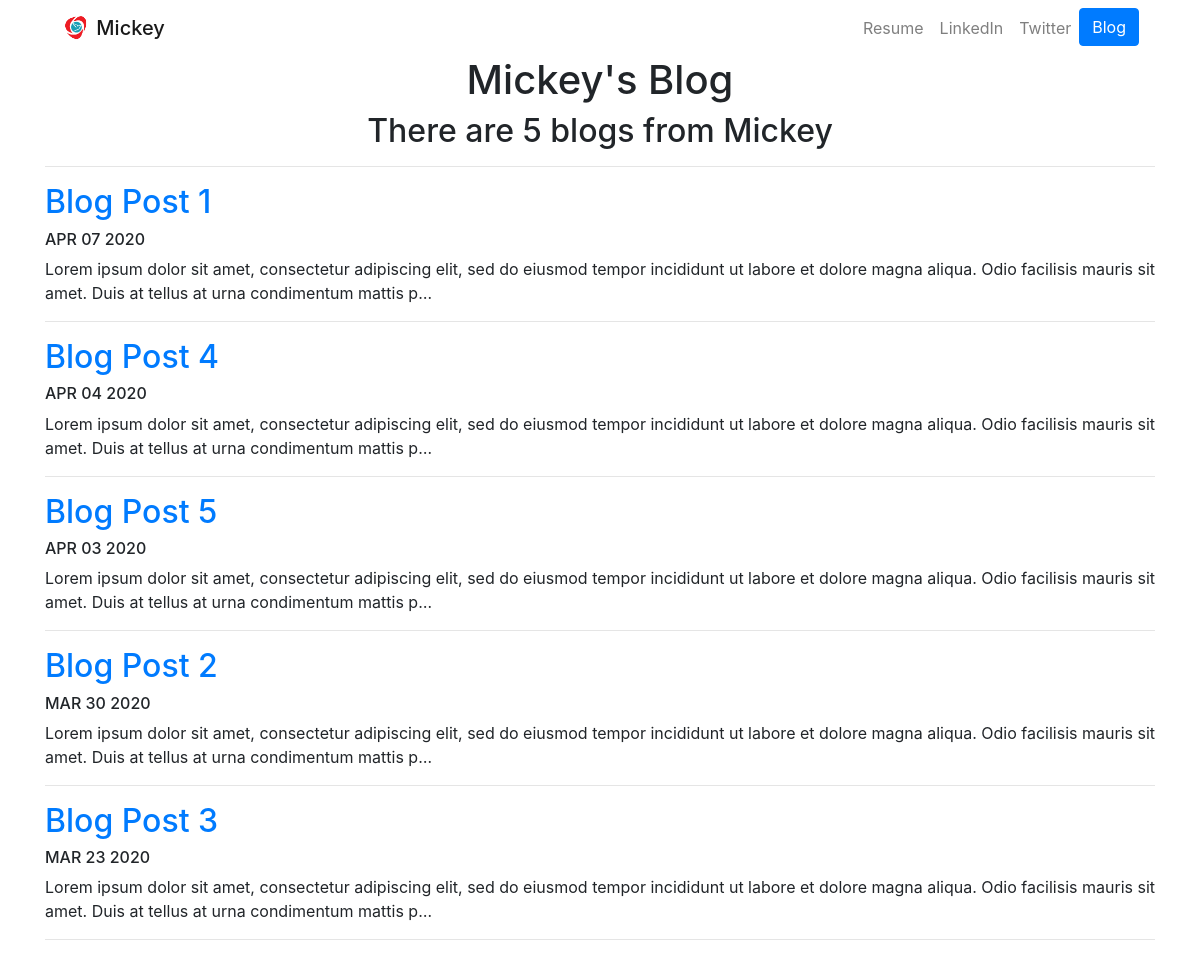
Screenshot of /blog/ with the database file from the repository.
### blog/models.py (models this page shows, shortened)
class Blog(models.Model):
    title = models.CharField(max_length=200)
    description = models.TextField()
    date = models.DateField()

### blog/views.py (the view)
# urls.py: path('',views.all_blogs,name="all_blogs"),
def all_blogs(request):
    blogs = Blog.objects.order_by('-date')
    return render(request,"blog/home.html",{'blogs':blogs})

### blog/templates/blog/home.html
{%extends "portfolio/basetemplate.html"%}
{%block content%}
<div class="text-center">
    <h1>Mickey's Blog</h1>
    <h2>There are {{blogs.count}} blog{{blogs.count|pluralize}} from Mickey</h2>
</div>
<hr>
{% for blog in blogs %}
<a href="{% url 'blog:detail' blog.id%}"><h2>{{blog.title}}</h2></a>
<h6>{{blog.date|date:'M d Y'|upper}}</h6>
<p>{{blog.description|truncatechars:200}}</p>
<hr>
{% endfor %}
{%endblock%}

### portfolio/templates/portfolio/basetemplate.html (shortened to what this page needs)
<!doctype html>
<html lang="en">
  <head>
    <link rel="stylesheet" href="https://stackpath.bootstrapcdn.com/bootstrap/4.4.1/css/bootstrap.min.css">
  </head>
<div class="container">
  <nav class="navbar navbar-expand-lg navbar-light">
  <a class="navbar-brand mb-0 h1" href="{% url 'home' %}">
    {% load static%}
    <img src="{% static 'portfolio\logo.png' %}" width="30" height="30" class="d-inline-block align-top" alt="">
    Mickey
  </a>
  <div class="collapse navbar-collapse" id="navbarCollapse">
    <ul class="navbar-nav ml-auto">
      <li class="nav-item">
        <a class="nav-link" href="{% static 'portfolio/opencv.pdf'%}">Resume <span class="sr-only">(current)</span></a>
      </li>
      <li class="nav-item">
        <a class="nav-link" href="#">LinkedIn</a>
      </li>
      <li class="nav-item">
        <a class="nav-link" href="#">Twitter</a>
      </li>
      <li class="nav-item">
        <a href="blog/"><button type="button" class="btn btn-primary">Blog</button></a>
      </li>
    </ul>
  </div>
</nav>
  {%block content%} {%endblock%}
</div>
  </body>
</html>

### rows the page displays
Blog: title "Blog Post 1", date "APR 07 2020", description "Lorem ipsum dolor sit amet, consectetur adipiscing elit, sed do eiusmod tempor incididunt ut labore et dolore magna aliqua. Odio facilisis mauris sit amet. Duis at tellus at urna condimentum mattis p…"
Blog: title "Blog Post 4", date "APR 04 2020", description "Lorem ipsum dolor sit amet, consectetur adipiscing elit, sed do eiusmod tempor incididunt ut labore et dolore magna aliqua. Odio facilisis mauris sit amet. Duis at tellus at urna condimentum mattis p…"
Blog: title "Blog Post 5", date "APR 03 2020", description "Lorem ipsum dolor sit amet, consectetur adipiscing elit, sed do eiusmod tempor incididunt ut labore et dolore magna aliqua. Odio facilisis mauris sit amet. Duis at tellus at urna condimentum mattis p…"
Blog: title "Blog Post 2", date "MAR 30 2020", description "Lorem ipsum dolor sit amet, consectetur adipiscing elit, sed do eiusmod tempor incididunt ut labore et dolore magna aliqua. Odio facilisis mauris sit amet. Duis at tellus at urna condimentum mattis p…"
Blog: title "Blog Post 3", date "MAR 23 2020", description "Lorem ipsum dolor sit amet, consectetur adipiscing elit, sed do eiusmod tempor incididunt ut labore et dolore magna aliqua. Odio facilisis mauris sit amet. Duis at tellus at urna condimentum mattis p…"

### other values shown
{{ blogs.count }} "5"
